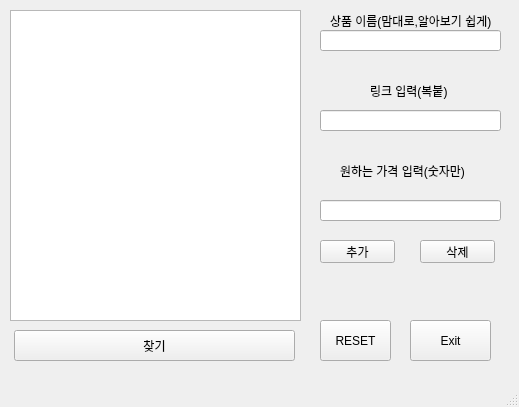
<?xml version="1.0" encoding="UTF-8"?>
<ui version="4.0">
 <class>MainWindow</class>
 <widget class="QMainWindow" name="MainWindow">
  <property name="geometry">
   <rect>
    <x>0</x>
    <y>0</y>
    <width>519</width>
    <height>407</height>
   </rect>
  </property>
  <property name="windowTitle">
   <string>MainWindow</string>
  </property>
  <widget class="QWidget" name="centralwidget">
   <widget class="QPushButton" name="search_btn">
    <property name="geometry">
     <rect>
      <x>14</x>
      <y>330</y>
      <width>281</width>
      <height>31</height>
     </rect>
    </property>
    <property name="text">
     <string>찾기</string>
    </property>
   </widget>
   <widget class="QListView" name="listView">
    <property name="geometry">
     <rect>
      <x>10</x>
      <y>10</y>
      <width>291</width>
      <height>311</height>
     </rect>
    </property>
   </widget>
   <widget class="QPushButton" name="exit_btn">
    <property name="geometry">
     <rect>
      <x>410</x>
      <y>320</y>
      <width>81</width>
      <height>41</height>
     </rect>
    </property>
    <property name="text">
     <string>Exit</string>
    </property>
   </widget>
   <widget class="QPushButton" name="create_btn">
    <property name="geometry">
     <rect>
      <x>320</x>
      <y>320</y>
      <width>71</width>
      <height>41</height>
     </rect>
    </property>
    <property name="text">
     <string>RESET</string>
    </property>
   </widget>
   <widget class="QLineEdit" name="lineEdit">
    <property name="geometry">
     <rect>
      <x>320</x>
      <y>110</y>
      <width>181</width>
      <height>21</height>
     </rect>
    </property>
   </widget>
   <widget class="QLineEdit" name="lineEdit_2">
    <property name="geometry">
     <rect>
      <x>320</x>
      <y>200</y>
      <width>181</width>
      <height>21</height>
     </rect>
    </property>
   </widget>
   <widget class="QLabel" name="label">
    <property name="geometry">
     <rect>
      <x>370</x>
      <y>80</y>
      <width>101</width>
      <height>21</height>
     </rect>
    </property>
    <property name="text">
     <string>링크 입력(복붙)</string>
    </property>
   </widget>
   <widget class="QLabel" name="label_2">
    <property name="geometry">
     <rect>
      <x>340</x>
      <y>150</y>
      <width>141</width>
      <height>41</height>
     </rect>
    </property>
    <property name="text">
     <string>원하는 가격 입력(숫자만)</string>
    </property>
   </widget>
   <widget class="QPushButton" name="del_btn">
    <property name="geometry">
     <rect>
      <x>420</x>
      <y>240</y>
      <width>75</width>
      <height>23</height>
     </rect>
    </property>
    <property name="text">
     <string>삭제</string>
    </property>
   </widget>
   <widget class="QPushButton" name="add_btn">
    <property name="geometry">
     <rect>
      <x>320</x>
      <y>240</y>
      <width>75</width>
      <height>23</height>
     </rect>
    </property>
    <property name="text">
     <string>추가</string>
    </property>
   </widget>
   <widget class="QLineEdit" name="lineEdit_3">
    <property name="geometry">
     <rect>
      <x>320</x>
      <y>30</y>
      <width>181</width>
      <height>21</height>
     </rect>
    </property>
   </widget>
   <widget class="QLabel" name="label_3">
    <property name="geometry">
     <rect>
      <x>330</x>
      <y>10</y>
      <width>201</width>
      <height>21</height>
     </rect>
    </property>
    <property name="text">
     <string>상품 이름(맘대로,알아보기 쉽게)</string>
    </property>
   </widget>
  </widget>
  <widget class="QMenuBar" name="menubar">
   <property name="geometry">
    <rect>
     <x>0</x>
     <y>0</y>
     <width>519</width>
     <height>21</height>
    </rect>
   </property>
  </widget>
  <widget class="QStatusBar" name="statusbar"/>
 </widget>
 <resources/>
 <connections/>
</ui>
